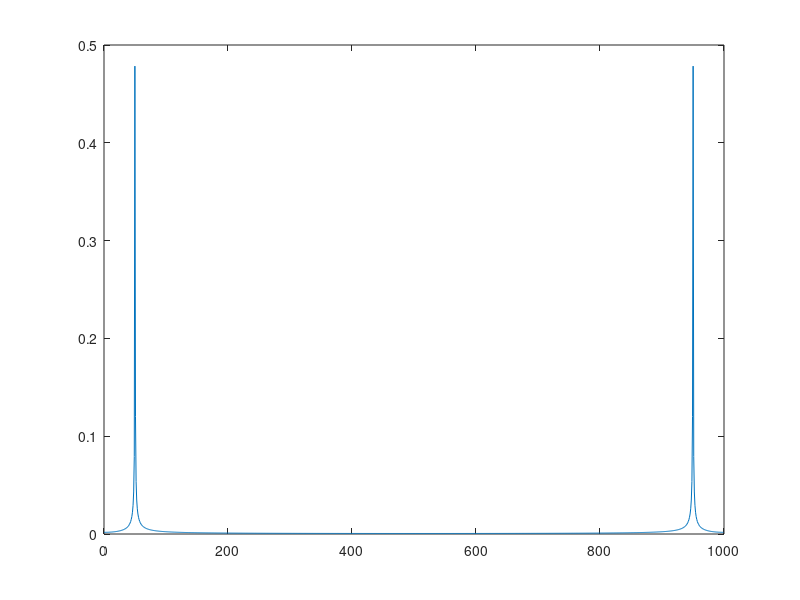

Here is the MATLAB script that generated this plot:
fs = 1000;         % 采样频率
N = 1024;           % 采样点数
t = (0:N-1)/fs;    % 时间向量
f = 50;            % 频率
x = sin(2 * pi * f * t);
Y = fft(x);
F = fs / N;        % 频率分辨率
f_fft = F*(0: N - 1);
plot(f_fft, abs(Y) / fs);